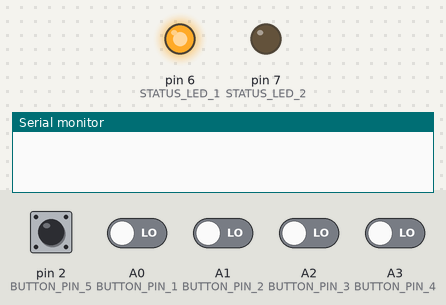
A sketch run on a simulated Arduino Uno, built with avr-gcc and run on an emulated ATmega328P. Shown: output pins drawn as LEDs (lit = HIGH), the last lines printed to the serial monitor. Wiring (inferred from the names in the program): 24Cxx EEPROM at I2C address 0x50. The test bench sets the inputs (shaded band); at power-on: A0 (BUTTON_PIN_1), A1 (BUTTON_PIN_2), A2 (BUTTON_PIN_3), A3 (BUTTON_PIN_4), pin 2 (BUTTON_PIN_5) LOW. EEPROM starts erased.

Above: at 0.1 s.
At 1.4 s:
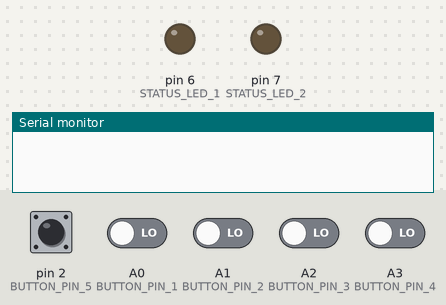
1.5 s: pin 2 (BUTTON_PIN_5) pulled HIGH for 0.15 s
At 2.2 s:
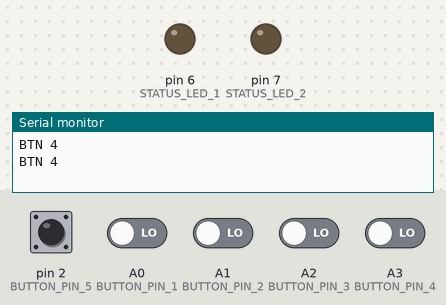
Timing chart, 0 to 4.5 s (numbered marks = the images above; inputs shaded):
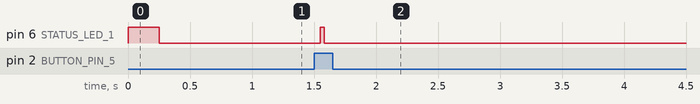

Measured:
- after the input at 1.5 s, pin 6 (STATUS_LED_1): LOW → HIGH after 0.05 s, → LOW 0.03 s later

The sketch:

Remote.ino
```cpp
#include <IRremote.h>

const int BUTTON_PIN_1 = A0;
const int BUTTON_PIN_2 = A1;
const int BUTTON_PIN_3 = A2;
const int BUTTON_PIN_4 = A3;
const int BUTTON_PIN_5 = 2;

const int buttonCount = 5;
const int buttonPins[] = { BUTTON_PIN_1, BUTTON_PIN_2, BUTTON_PIN_3, BUTTON_PIN_4, BUTTON_PIN_5 };

const int STATUS_LED_1 = 6;
const int STATUS_LED_2 = 7;

const int RECV_PIN = 11;

const int BUTTON_TX = 0;
const int BUTTON_RX = 1;

// button debouncing
long lastDebounceTime[buttonCount];
const long debounceDelay = 50;

int currentButtonState[buttonCount];
int lastButtonState[buttonCount];

int buttonState[buttonCount];
int buttonToggle[buttonCount];

// hold button
int buttonHoldStart[buttonCount];
const int holdTime = 5000; // 5 seconds
int holdButton = -1;

// ir tx/rx
IRrecv irrecv(RECV_PIN);
IRsend irsend;

decode_results results;

int codeCount = 0;
int codeTypes[5];
int codeLengths[5];
unsigned long codeValues[5];

void setup() {
  Serial.begin(9600);

  irrecv.enableIRIn();
  setupEeprom();

  for(int x = 0; x < buttonCount; x++) {
    int pin = buttonPins[x];
    pinMode(pin, INPUT);
  }

  pinMode(STATUS_LED_1, OUTPUT);
  pinMode(STATUS_LED_2, OUTPUT);

  digitalWrite(STATUS_LED_1, HIGH);
  delay(250);
  digitalWrite(STATUS_LED_1, LOW);
}

void getButtonStates() {
  for(int x = 0; x < buttonCount; x++) {
    buttonToggle[x] = LOW;

    int pin = buttonPins[x];
    currentButtonState[x] = digitalRead(pin);

    if (currentButtonState[x] != lastButtonState[x]) {
      lastDebounceTime[x] = millis();
    }

    if ((millis() - lastDebounceTime[x]) > debounceDelay) {
      if(currentButtonState[x] != buttonState[x]) {
        buttonState[x] = currentButtonState[x];
        buttonToggle[x] = HIGH;
        Serial.print("BTN ");
        Serial.println(x, DEC);
      }
    }

    lastButtonState[x] = currentButtonState[x];
  }
}

void checkForButtonHolds() {
  if(holdButton > -1) {
    return;
  }

  for(int x = 0; x < buttonCount; x++) {
    if(buttonState[x]) {
      if(buttonToggle[x]) {
        buttonHoldStart[x] = millis();
      } else {
        int elapsed = millis() - buttonHoldStart[x];
        if(elapsed > holdTime) {
          holdButton = x;
          codeCount = 0;
          digitalWrite(STATUS_LED_2, HIGH);
        }
      }
    } else {
     buttonHoldStart[x] = 0;
    }
  }
}

void storeCode(int button, decode_results *results) {
  int codeType = results->decode_type;

  if (codeType == UNKNOWN) {
    return;
  }

  if(codeType == NEC && results->value == REPEAT) {
    return;
  }

  printCode(codeType, results->bits, results->value);

  codeTypes[codeCount] = codeType;
  codeLengths[codeCount] = results->bits;
  codeValues[codeCount] = results->value;

  codeCount++;
}

void printCode(int codeType, int codeLength, unsigned long codeValue) {
  Serial.print("#");
  Serial.print(codeCount, DEC);
  Serial.print(", ");
  Serial.print(codeType, HEX);
  Serial.print(", ");
  Serial.print(codeLength, HEX);
  Serial.print(", ");
  Serial.println(codeValue, HEX);
}

void sendCode(int button) {
  int codeType = readCodeTypeFromEeprom(button);
  int codeLen = readCodeLengthFromEeprom(button);
  unsigned long codeValue = readCodeValueFromEeprom(button);
  if (codeType == NEC) {
    irsend.sendNEC(codeValue, codeLen);
  }
}

void maybeReadCodes() {
  if(buttonState[holdButton] && buttonToggle[holdButton]) {
    Serial.println("CLEAR READ");
    holdButton = -1;
    digitalWrite(STATUS_LED_2, LOW);
  } else if(irrecv.decode(&results)) {
    digitalWrite(STATUS_LED_1, HIGH);
    storeCode(holdButton, &results);
    irrecv.resume();
    digitalWrite(STATUS_LED_1, LOW);
  }
}

void maybeSendCodes() {
  if(irrecv.decode(&results)) {
    irrecv.resume(); // ignore
  }

  for(int x = 0; x < buttonCount; x++) {
    if(buttonState[x] && buttonToggle[x]) {
      digitalWrite(STATUS_LED_1, HIGH);
      sendCode(x);
      digitalWrite(STATUS_LED_1, LOW);
      irrecv.enableIRIn();
    }
  }
}

void loop() {
  getButtonStates();
  checkForButtonHolds();

  if(holdButton > -1) {
    maybeReadCodes();
  } else {
    maybeSendCodes();
  }
}
```

Eeprom.ino
```cpp
#include <Wire.h>

#define DEVICEADDRESS   0x50

void setupEeprom() {
  Wire.begin();
}

const uint16_t memoryAddresses[] = {0, 6, 12, 18, 24};

void storeCodeInEeprom(int button, int codeType, int codeLength, unsigned long codeValue) {
    uint16_t memoryAddress = memoryAddresses[button];
    wireEepromWrite(memoryAddress, codeType);
    wireEepromWrite(memoryAddress + 1, codeLength);
    storeCodeValue(memoryAddress + 2, codeValue);
}

void storeCodeValue(uint16_t memoryAddress, unsigned long codeValue) {
  uint8_t first = codeValue & 0xFF;
  uint8_t second = (codeValue >> 8) & 0xFF;
  uint8_t third = (codeValue >> 16) & 0xFF;
  uint8_t fourth = (codeValue >> 24) & 0xFF;

  wireEepromWrite(memoryAddress, first);
  wireEepromWrite(memoryAddress + 1, second);
  wireEepromWrite(memoryAddress + 2, third);
  wireEepromWrite(memoryAddress + 3, fourth);
}

int readCodeTypeFromEeprom(int button) {
  uint16_t memoryAddress = memoryAddresses[button];
  return wireEepromRead(memoryAddress);
}

int readCodeLengthFromEeprom(int button) {
  uint16_t memoryAddress = memoryAddresses[button] + 1;
  return wireEepromRead(memoryAddress);
}

unsigned long readCodeValueFromEeprom(int button) {
  uint16_t memoryAddress = memoryAddresses[button] + 2;

  unsigned long first = wireEepromRead(memoryAddress);
  unsigned long second = wireEepromRead(memoryAddress + 1);
  unsigned long third = wireEepromRead(memoryAddress + 2);
  unsigned long fourth = wireEepromRead(memoryAddress + 3);

  unsigned long codeValue = first + (second << 8) + (third << 16) + (fourth << 24);
  return codeValue;
}

void wireEepromWrite(uint16_t theMemoryAddress, uint8_t u8Byte) {
    Wire.beginTransmission(DEVICEADDRESS);
    Wire.write( (theMemoryAddress >> 8) & 0xFF );
    Wire.write( (theMemoryAddress >> 0) & 0xFF );
    Wire.write(u8Byte);
    Wire.endTransmission();
    delay(5);
}

uint8_t wireEepromRead(uint16_t theMemoryAddress) {
  uint8_t u8retVal = 0;
  Wire.beginTransmission(DEVICEADDRESS);
  Wire.write( (theMemoryAddress >> 8) & 0xFF );
  Wire.write( (theMemoryAddress >> 0) & 0xFF );
  Wire.endTransmission();
  delay(5);
  Wire.requestFrom(DEVICEADDRESS, 1);
  u8retVal = Wire.read();
  return u8retVal;
}
```
